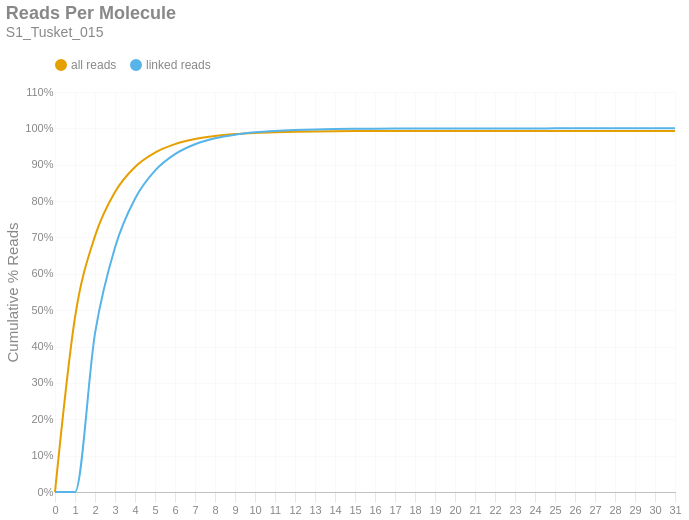

Here is the notebook cell this chart was saved with:
### Markdown cell above
### Reads per Molecule
This chart shows the cumulative distribution of the number of reads per linked molecule. That is, how many alignments are associated with a unique molecule. This excludes the number of reads associated with invalid or absent linked-read barcodes. The `linked` histogram is the percentages recalculated when disregarding singletons.

### Code cell
if SKIPLR:
    print_html(f"Skipped")
else:
    counts = np.bincount(valids['reads'].cast(pl.Int64).to_numpy())
    weighted = counts * np.arange(len(counts))
    all_perc = weighted / n_reads
    linked_perc = weighted / n_linked_reads
    linked_perc[1] = 0
    binned_df = pl.DataFrame({
        'readsper': list(range(len(counts))),
        'all reads (cumsum)': np.cumsum(all_perc).tolist(),
        'linked reads (cumsum)': np.cumsum(linked_perc).tolist(),
    })

    with SafeRender(binned_df):
        (
            density_plot(binned_df, 'Reads Per Molecule', samplename, 'readspmol')
            .encode(
                x=alt.X('readsper:O', title=None).axis(labelAngle=0).scale(padding=0),
                y=alt.Y('value:Q', title='Cumulative % Reads').axis(format='%').stack(False),
                color=alt.Color("key:N").scale(domain=["all reads", "linked reads"]),
                tooltip=[
                    alt.Tooltip("key:N", title="Data Type"),
                    alt.Tooltip("readsper:O", title="Reads Per Molecule"),
                    alt.Tooltip("value:Q", format=".2%", title="% Reads (Cum.)")
                ]            
            )
        ).display()

### Figure 1 — Vega-Lite specification as saved in the notebook (floating-point values rounded to 4 significant figures)
{"width": "container", "height": 400, "config": {"title": {"anchor": "start", "dy": -15, "fontSize": 18, "color": "#888888", "subtitleColor": "#888888", "subtitleFontSize": 14}, "arc": {"fill": "#0072B2"}, "axis": {"domainColor": "#888888", "domainWidth": 0.5, "gridWidth": 0.2, "grid": false, "titleFontWeight": 400, "titleFontSize": 15, "labelFontSize": 11, "labelColor": "#888888", "tickColor": "#888888", "tickWidth": 0.2, "titleColor": "#888888"}, "axisBand": {"grid": false}, "axisX": {"grid": true, "tickSize": 10, "domainCap": "round"}, "axisY": {"domain": false, "grid": true, "tickSize": 0, "domainCap": "round"}, "background": "transparent", "header": {"labelFontSize": 15, "labelColor": "#888888", "titleFontSize": 15, "titleFontWeight": 600, "titleColor": "#888888"}, "legend": {"labelFont": "sans-serif", "labelFontSize": 12, "labelColor": "#888888", "symbolSize": 100, "symbolType": "circle", "titleFontSize": 12, "titlePadding": 10, "titleColor": "#888888", "title": null, "orient": "top"}, "range": {"category": ["#E69F00", "#56B4E9", "#009E73", "#F0E442", "#0072B2", "#D55E00", "#CC79A7", "#000000"], "diverging": ["#cfe8f3", "#a2d4ec", "#73bfe2", "#46abdb", "#1696d2", "#12719e"]}, "area": {"fill": "#0072B2", "fillOpacity": 0.7, "line": true, "strokeOpacity": 0.7}, "line": {"color": "#0072B2", "stroke": "#0072B2", "strokeWidth": 2}, "trail": {"color": "#0072B2", "stroke": "#0072B2", "strokeWidth": 0, "size": 1}, "point": {"filled": true, "fillOpacity": 1.0, "size": 95}, "text": {"color": "#888888", "fontSize": 11, "align": "right", "fontWeight": 400, "size": 11}, "bar": {"fill": "#0072B2", "stroke": null}, "view": {"stroke": null, "continuousWidth": 660, "continuousHeight": 400}}, "data": {"name": "data-ab5a07394b414137fab94f7208cace4c"}, "mark": {"type": "line", "interpolate": "monotone", "point": {"opacity": 0, "size": 275}}, "encoding": {"color": {"field": "key", "scale": {"domain": ["all reads", "linked reads"]}, "type": "nominal"}, "tooltip": [{"field": "key", "title": "Data Type", "type": "nominal"}, {"field": "readsper", "title": "Reads Per Molecule", "type": "ordinal"}, {"field": "value", "format": ".2%", "title": "% Reads (Cum.)", "type": "quantitative"}], "x": {"axis": {"labelAngle": 0}, "field": "readsper", "scale": {"padding": 0}, "title": null, "type": "ordinal"}, "y": {"axis": {"format": "%"}, "field": "value", "stack": false, "title": "Cumulative % Reads", "type": "quantitative"}}, "params": [{"name": "param_c36ac31b6afebe62", "select": {"type": "point", "fields": ["key"]}, "bind": "legend"}], "title": {"text": "Reads Per Molecule", "subtitle": "S1_Tusket_015"}, "transform": [{"fold": ["all reads (cumsum)", "linked reads (cumsum)"]}, {"calculate": "replace(datum.key, ' (cumsum)', '')", "as": "key"}, {"filter": {"param": "param_c36ac31b6afebe62"}}], "usermeta": {"embedOptions": {"downloadFileName": "S1_Tusket_015.readspmol"}}, "$schema": "https://vega.github.io/schema/vega-lite/v6.1.0.json", "datasets": {"data-ab5a07394b414137fab94f7208cace4c": [{"readsper": 0, "all reads (cumsum)": 0.0, "linked reads (cumsum)": 0.0}, {"readsper": 1, "all reads (cumsum)": 0.4799, "linked reads (cumsum)": 0.0}, {"readsper": 2, "all reads (cumsum)": 0.7037, "linked reads (cumsum)": 0.4362}, {"readsper": 3, "all reads (cumsum)": 0.8251, "linked reads (cumsum)": 0.6726}, {"readsper": 4, "all reads (cumsum)": 0.8938, "linked reads (cumsum)": 0.8065}, {"readsper": 5, "all reads (cumsum)": 0.9334, "linked reads (cumsum)": 0.8837}, {"readsper": 6, "all reads (cumsum)": 0.9566, "linked reads (cumsum)": 0.929}, {"readsper": 7, "all reads (cumsum)": 0.9706, "linked reads (cumsum)": 0.9563}, {"readsper": 8, "all reads (cumsum)": 0.9791, "linked reads (cumsum)": 0.9727}, {"readsper": 9, "all reads (cumsum)": 0.9842, "linked reads (cumsum)": 0.9827}, {"readsper": 10, "all reads (cumsum)": 0.9875, "linked reads (cumsum)": 0.989}, {"readsper": 11, "all reads (cumsum)": 0.9895, "linked reads (cumsum)": 0.993}, {"readsper": 12, "all reads (cumsum)": 0.9908, "linked reads (cumsum)": 0.9955}, {"readsper": 13, "all reads (cumsum)": 0.9916, "linked reads (cumsum)": 0.9972}, {"readsper": 14, "all reads (cumsum)": 0.9922, "linked reads (cumsum)": 0.9982}, {"readsper": 15, "all reads (cumsum)": 0.9925, "linked reads (cumsum)": 0.9988}, {"readsper": 16, "all reads (cumsum)": 0.9927, "linked reads (cumsum)": 0.9992}, {"readsper": 17, "all reads (cumsum)": 0.9928, "linked reads (cumsum)": 0.9995}, {"readsper": 18, "all reads (cumsum)": 0.9929, "linked reads (cumsum)": 0.9996}, {"readsper": 19, "all reads (cumsum)": 0.993, "linked reads (cumsum)": 0.9997}, {"readsper": 20, "all reads (cumsum)": 0.993, "linked reads (cumsum)": 0.9998}, {"readsper": 21, "all reads (cumsum)": 0.993, "linked reads (cumsum)": 0.9999}, {"readsper": 22, "all reads (cumsum)": 0.993, "linked reads (cumsum)": 0.9999}, {"readsper": 23, "all reads (cumsum)": 0.9931, "linked reads (cumsum)": 0.9999}, {"readsper": 24, "all reads (cumsum)": 0.9931, "linked reads (cumsum)": 1.0}, {"readsper": 25, "all reads (cumsum)": 0.9931, "linked reads (cumsum)": 1.0}, {"readsper": 26, "all reads (cumsum)": 0.9931, "linked reads (cumsum)": 1.0}, {"readsper": 27, "all reads (cumsum)": 0.9931, "linked reads (cumsum)": 1.0}, {"readsper": 28, "all reads (cumsum)": 0.9931, "linked reads (cumsum)": 1.0}, {"readsper": 29, "all reads (cumsum)": 0.9931, "linked reads (cumsum)": 1.0}, {"readsper": 30, "all reads (cumsum)": 0.9931, "linked reads (cumsum)": 1.0}, {"readsper": 31, "all reads (cumsum)": 0.9931, "linked reads (cumsum)": 1.0}]}}
